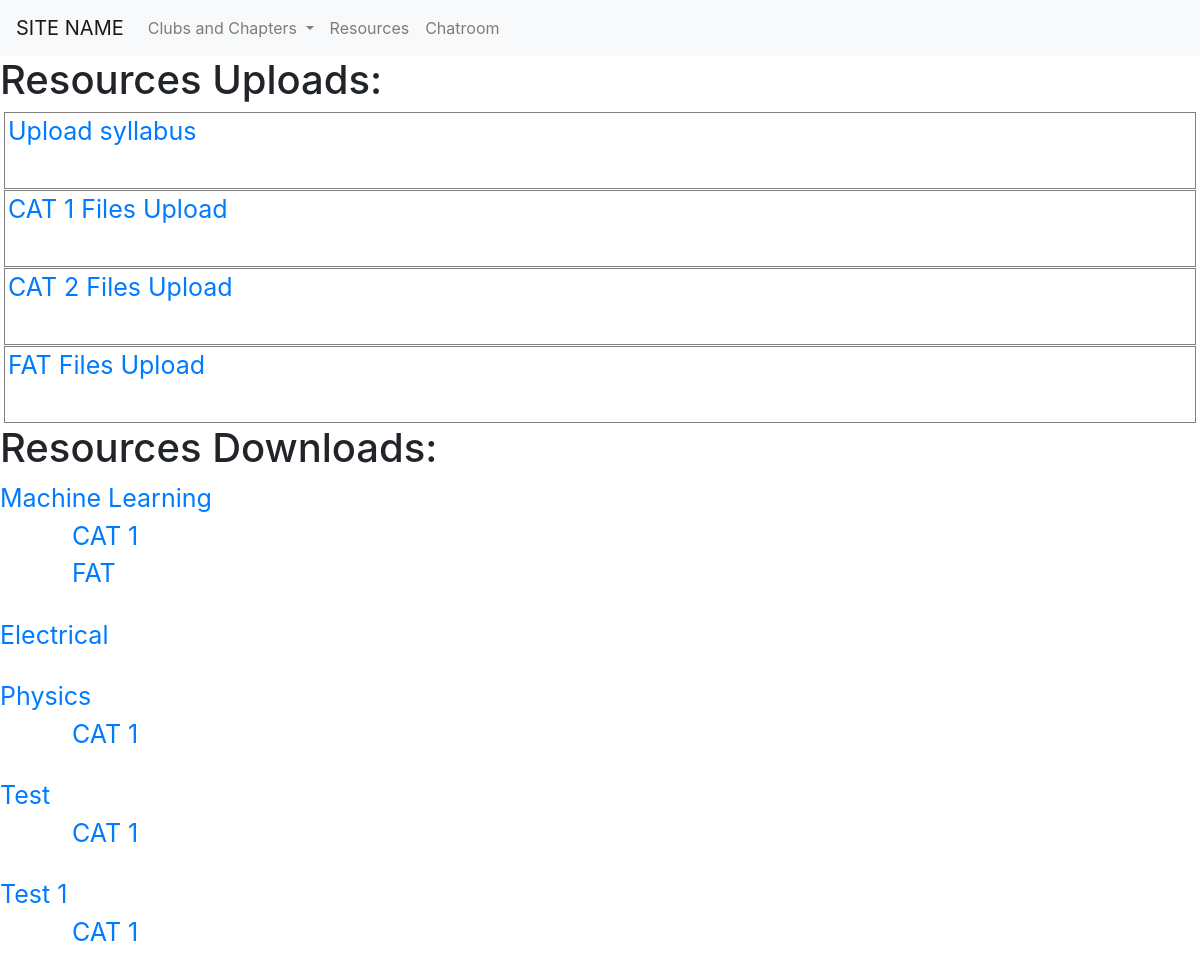
Page /resources/ on the committed database.
### resources/models.py (models this page shows, shortened)
class Subject(models.Model):
    course_code     = models.CharField(null=False, default='', max_length=200, primary_key=True)
    subject         = models.CharField(null=True, default='', max_length=200)
    date            = models.DateTimeField(auto_now_add=True, null=True)
    syll_file       = models.FileField(upload_to=path_and_rename_syllabus, default='', null=True, storage=gd_storage)
    syll_url        = models.URLField(default='', null=True, blank=True)
    def __str__(self):
        return self.course_code

class CAT1files(models.Model):
    course          = models.ForeignKey(Subject, on_delete=models.CASCADE, null=True)
    cat_1           = models.FileField(upload_to=path_and_rename_cat1, default='', null=True, storage=gd_storage)
    cat_1_url       = models.URLField(default='', null=True, blank=True)
    date            = models.DateTimeField(auto_now_add=True, null=True)
    class Meta:
        verbose_name = 'CAT 1 File'
        verbose_name_plural = 'CAT 1 Files'

class FATfiles(models.Model):
    course          = models.ForeignKey(Subject, on_delete=models.CASCADE, null=True)
    fat_paper       = models.FileField(upload_to=path_and_rename_fat, default='', null=True, storage=gd_storage)
    date            = models.DateTimeField(auto_now_add=True, null=True)
    fat_url         = models.URLField(default='', null=True, blank=True)
    class Meta:
        verbose_name = 'FAT File'
        verbose_name_plural = 'FAT Files'

### resources/views.py (the view)
# urls.py: path('', views.index, name='index'),
def index(request):
    objects1 = Subject.objects.all()
    objects2 = CAT1files.objects.all()
    objects3 = CAT2files.objects.all()
    objects4 = FATfiles.objects.all()
    param = {'objects1':objects1, 'objects2':objects2, 'objects3': objects3, 'objects4': objects4}
    return render(request, 'resources/index.html',param)

### resources/templates/resources/index.html (shortened to what this page needs)
<!DOCTYPE html>
<html lang="en">
<head>
    <link rel="stylesheet" href="https://stackpath.bootstrapcdn.com/bootstrap/4.5.0/css/bootstrap.min.css"
>
    <link rel="stylesheet" href="//code.jquery.com/ui/1.12.1/themes/base/jquery-ui.css">
</head>
<body>
    <nav class="navbar navbar-expand-lg navbar-light bg-light sticky-top">
        <a class=" navbar-brand" href="/">SITE NAME</a>
        <div class="collapse navbar-collapse" id="navbarSupportedContent">
            <ul class="navbar-nav mr-auto">
                <li class="nav-item dropdown">
                    <a class="nav-link dropdown-toggle" href="#" id="navbarDropdown" role="button"
                        data-toggle="dropdown" aria-haspopup="true" aria-expanded="false">
                        Clubs and Chapters
                    </a>
                </li>
                <li class="nav-item">
                    <a class="nav-link" href="/resources/">Resources</a>
                </li>
                <li class="nav-item">
                    <a class="nav-link" href="/chatroom/">Chatroom</a>
                </li>
            </ul>
        </div>
    </nav>
    <h1>Resources Uploads:</h1>
    <div class="lis">
        <a href="uploadsyll">Upload syllabus</a><br><br>
    </div>
    <div class="lis">
        <a href="uploadcat1">CAT 1 Files Upload</a><br><br>
    </div>
    <div class="lis">
        <a href="uploadcat2">CAT 2 Files Upload</a><br><br>
    </div>
    <div class="lis">
        <a href="uploadfat">FAT Files Upload</a><br><br>
    </div>
    <h1>Resources Downloads:</h1>
    {% for i in objects1 %}
    <a href="{{i.syll_url}}" style='font-size:25px'>{{i.subject}}</a>
    {% for j in objects2 %}
    {% if j.course == i %}
    <br> &#8287 &#8287 &#8287 &#8287 &#8287 &#8287 &#8287 &#8287
    <a href="{{j.cat_1_url}}" style='font-size:25px'>CAT 1</a>
    {% endif %}
    {% endfor %}
    {% for l in objects4 %}
    {% if l.course == i %}
    <br> &#8287 &#8287 &#8287 &#8287 &#8287 &#8287 &#8287 &#8287
    <a href="{{l.fat_url}}" style='font-size:25px'>FAT</a>
    {% endif %}
    {% endfor %}
    <br><br>
    {% endfor %}
</body>
</html>

### resources/templates/resources/index.html (style rules this page uses)
.collapse { transition-delay: 1s; }
.lis { border: solid grey 1px; margin: 1px 4px 1px 4px; padding-left: 3px; font-size: 25px; }

### rows in the picture
Subject: subject "Machine Learning"
Subject: subject "Electrical"
Subject: subject "Physics"
Subject: subject "Test"
Subject: subject "Test 1"
